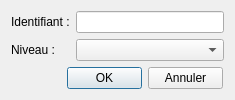
<?xml version="1.0" encoding="UTF-8"?>
<ui version="4.0">
 <class>BDAjouterUneChambre</class>
 <widget class="QDialog" name="BDAjouterUneChambre">
  <property name="geometry">
   <rect>
    <x>0</x>
    <y>0</y>
    <width>231</width>
    <height>95</height>
   </rect>
  </property>
  <property name="windowTitle">
   <string>Dialog</string>
  </property>
  <property name="windowIcon">
   <iconset resource="images.qrc">
    <normaloff>:/images/logo.png</normaloff>:/images/logo.png</iconset>
  </property>
  <layout class="QGridLayout" name="gridLayout">
   <item row="0" column="0" colspan="2">
    <widget class="QLabel" name="label">
     <property name="text">
      <string>Identifiant :</string>
     </property>
    </widget>
   </item>
   <item row="0" column="2">
    <widget class="QLineEdit" name="lineEditIdentifiant"/>
   </item>
   <item row="1" column="0">
    <widget class="QLabel" name="label_2">
     <property name="text">
      <string>Niveau :</string>
     </property>
    </widget>
   </item>
   <item row="1" column="2">
    <widget class="QComboBox" name="comboBoxNiveau"/>
   </item>
   <item row="2" column="1" colspan="2">
    <layout class="QFormLayout" name="formLayout">
     <property name="formAlignment">
      <set>Qt::AlignRight|Qt::AlignTop|Qt::AlignTrailing</set>
     </property>
     <property name="rightMargin">
      <number>7</number>
     </property>
     <item row="0" column="0">
      <widget class="QPushButton" name="btn_ok">
       <property name="maximumSize">
        <size>
         <width>75</width>
         <height>23</height>
        </size>
       </property>
       <property name="text">
        <string>OK</string>
       </property>
      </widget>
     </item>
     <item row="0" column="1">
      <widget class="QPushButton" name="btn_annuler">
       <property name="maximumSize">
        <size>
         <width>75</width>
         <height>23</height>
        </size>
       </property>
       <property name="text">
        <string>Annuler</string>
       </property>
      </widget>
     </item>
    </layout>
   </item>
  </layout>
 </widget>
 <resources>
  <include location="images.qrc"/>
 </resources>
 <connections/>
</ui>
